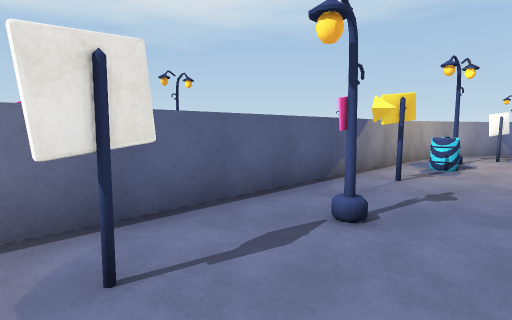
[1] (above)

13 first-person views from a walk through a Unity game level. The camera is 1.4 m above the floor, tilts 6° down and sees 80° across. The floor is counted in squares, 2 m on a side. Each view is taken from the middle of a square. On the plan, view 1 faces up. The plan holds only what a view shows up to about 10 squares ahead; the rest is blank. The place goes on beyond the plan. Surface patterns are stand-ins for the level's own textures.

[2]
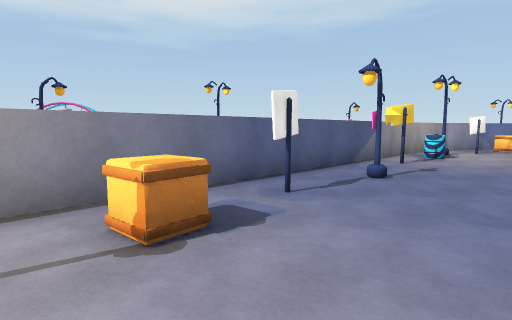

[3]
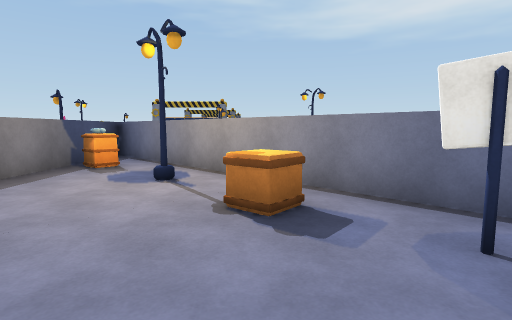

[4]
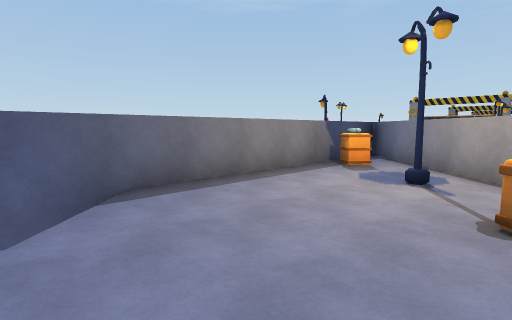

[5]
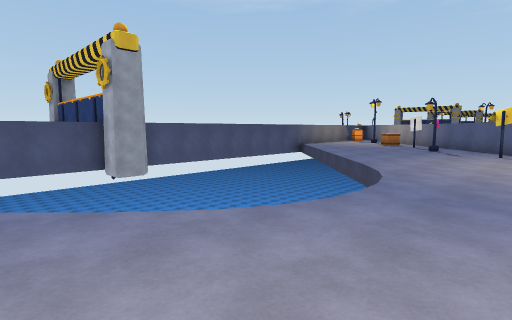

[6]
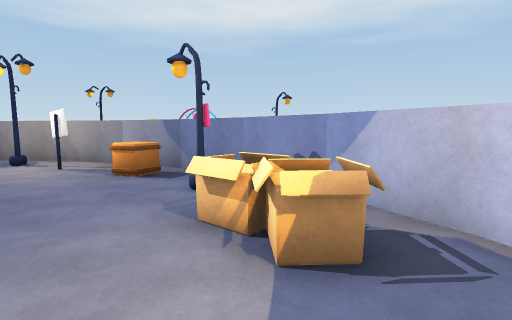

[7]
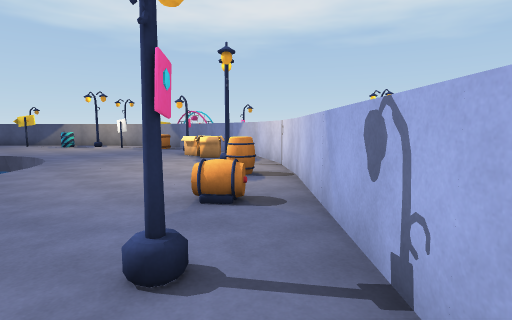

[8]
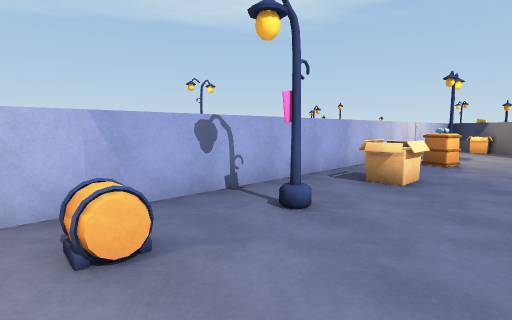

[9]
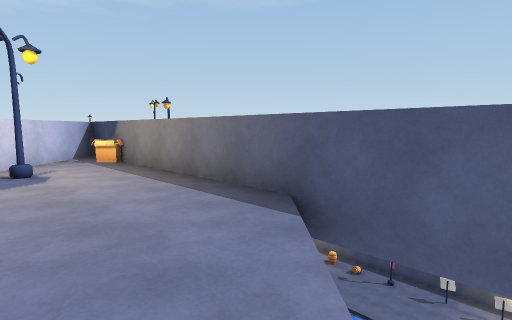

[10]
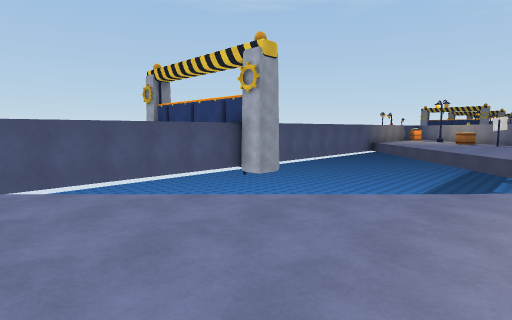

[11]
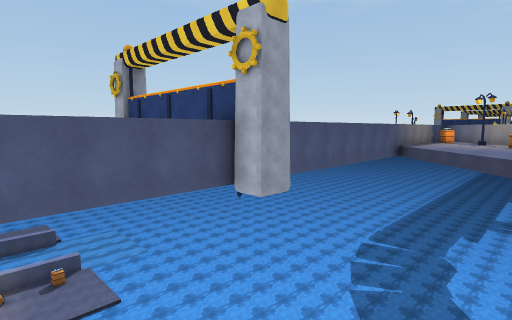

[12]
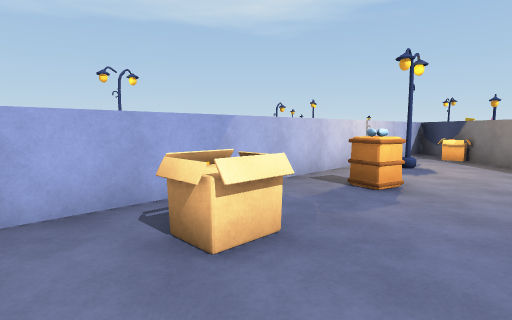

[13]
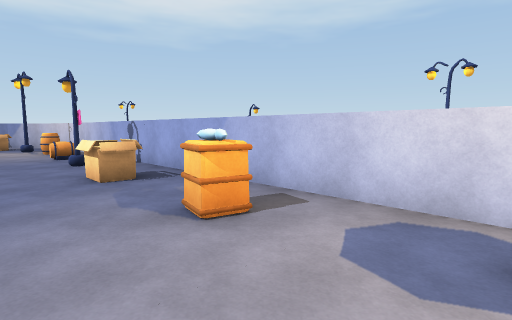

### Floor plan
Key: @ floor where view 1 was taken; # wall or solid block; . floor; v drop or lower ground; O other object.
Columns run from 6 left of view 1 to 22 right of it. Each row starts with its distance up from view 1.
  8            #######
  7          ###O.OOO###
  6         ##OO....OO.##
  5       ###O.........O##
  4      ##.O...........O##
  3      #.......vvv.....O##
  2     ##.O...vv   v......##
  1    ##O....vv     v....O.##
  0  ###O.@..vv       v.....O##
 -1  #.O....vv         v......##
 -2 ##.....vv            ....O.##
 -3 #OO...v      vv      v.....O#
 -4 #############################

Where each view was taken, in squares from view 1:
view 1: 0 up, 0 right, facing up
view 2: 2 down, 1 left, facing up
view 3: 0 up, 1 right, facing left
view 4: 0 up, 1 right, facing down-left
view 5: 5 up, 11 right, facing down-left
view 6: 5 up, 11 right, facing up-left
view 7: 2 up, 16 right, facing up-left
view 8: 3 up, 12 right, facing right
view 9: 1 down, 14 right, facing down-right
view 10: 3 up, 14 right, facing down-left
view 11: 1 up, 12 right, facing down-left
view 12: 1 up, 14 right, facing right
view 13: 3 down, 18 right, facing up
